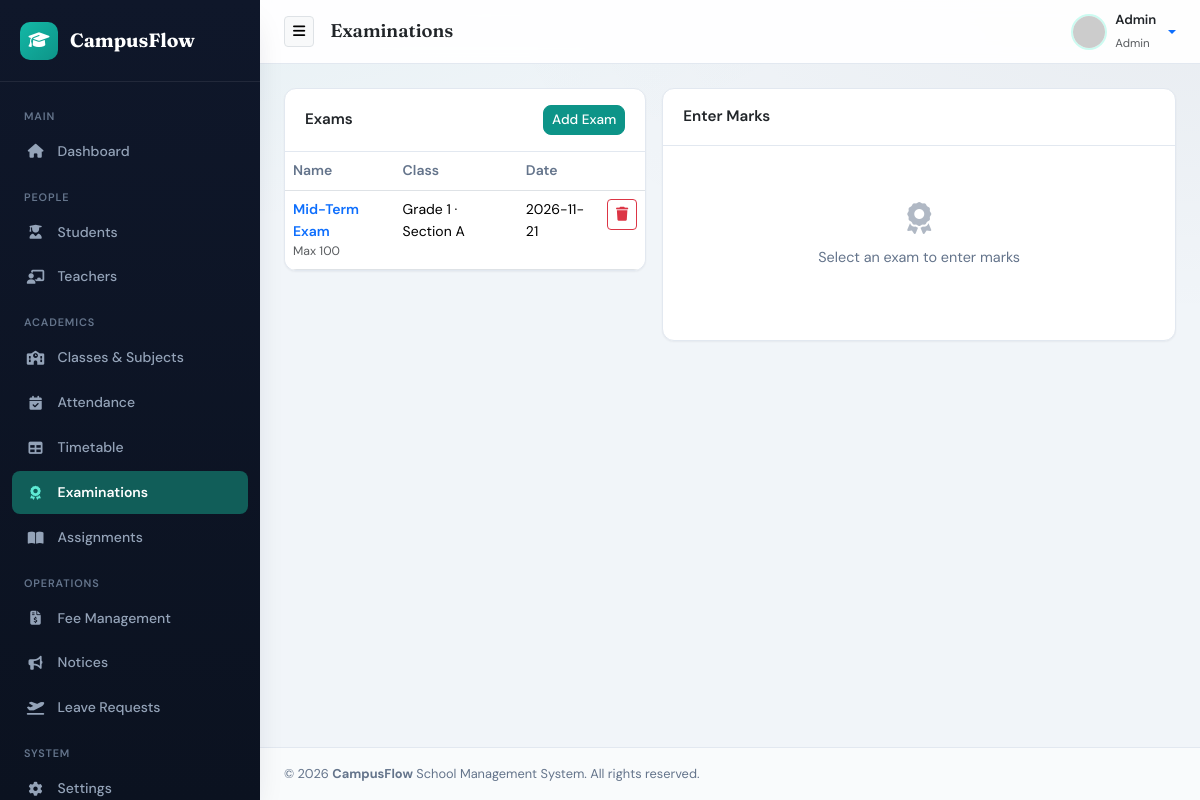
/admin/exams.php (signed in), run on the app's committed database.
### tables this page shows
CREATE TABLE `exams` (
  `id` int(11) NOT NULL,
  `exam_name` varchar(100) NOT NULL,
  `class_id` int(11) NOT NULL,
  `exam_date` date NOT NULL,
  `total_marks` decimal(8,2) NOT NULL DEFAULT 100.00,
  `created_at` timestamp NOT NULL DEFAULT current_timestamp()
);

CREATE TABLE `classes` (
  `id` int(11) NOT NULL,
  `class_name` varchar(50) NOT NULL,
  `section` varchar(20) NOT NULL,
  `created_at` timestamp NOT NULL DEFAULT current_timestamp()
);

### includes/functions.php (called while the page is built, shortened)
<?php
if (!function_exists('e')) {
    function e(?string $value): string {
        return htmlspecialchars((string)$value, ENT_QUOTES, 'UTF-8');
    }
}

### admin/exams.php (the view, shortened to what this page needs)
<?php
require_once '../config/database.php';
$view_exam_id = (int)($_GET['exam_id'] ?? 0);
$exams = $conn->query("SELECT e.*, c.class_name, c.section FROM exams e INNER JOIN classes c ON c.id=e.class_id ORDER BY e.exam_date DESC");
$exam_detail = null;
include '../includes/header.php';
include '../includes/sidebar.php';
?>
<div class="row g-3">
    <div class="col-lg-5">
        <div class="card">
            <div class="card-header d-flex justify-content-between align-items-center">
                <span>Exams</span>
                <button class="btn btn-primary btn-sm" data-bs-toggle="modal" data-bs-target="#addExamModal">Add Exam</button>
            </div>
            <div class="card-body p-0">
                <div class="table-responsive">
                    <table class="table table-hover mb-0">
                        <thead><tr><th>Name</th><th>Class</th><th>Date</th><th></th></tr></thead>
                        <tbody>
                        <?php while ($ex = $exams->fetch_assoc()): ?>
                            <tr class="<?php echo (int)$ex['id']===$view_exam_id?'table-active':''; ?>">
                                <td>
                                    <a href="?exam_id=<?php echo (int)$ex['id']; ?>" class="fw-semibold text-decoration-none"><?php echo e($ex['exam_name']); ?></a>
                                    <div class="small text-muted">Max <?php echo (float)$ex['total_marks']; ?></div>
                                </td>
                                <td><?php echo e($ex['class_name'].' · '.$ex['section']); ?></td>
                                <td><?php echo e($ex['exam_date']); ?></td>
                                <td>
                                    <form method="post" onsubmit="return confirm('Delete exam and all marks?');">
                                        <button class="btn btn-sm btn-outline-danger"><i class="fa-solid fa-trash"></i></button>
                                    </form>
                                </td>
                            </tr>
                        <?php endwhile; ?>
                        </tbody>
                    </table>
                </div>
            </div>
        </div>
    </div>
    <div class="col-lg-7">
        <div class="card">
            <div class="card-header">Enter Marks</div>
            <div class="card-body">
                <?php if (!$exam_detail): ?>
                    <div class="empty-state"><i class="fa-solid fa-award"></i><p>Select an exam to enter marks</p></div>
                <?php endif; ?>
            </div>
        </div>
    </div>
</div>
<?php include '../includes/footer.php'; ?>

### assets/css/style.css (style rules this page uses)
:root { --primary-color: #0D9488; --primary-hover: #0F766E; --forest-green: #115E59; --mint-tint: #CCFBF1; --mint-text: #115E59; --sidebar-bg: #0F172A; --sidebar-color: #94A3B8; --sidebar-hover-bg: #1E293B; --sidebar-hover-color: #FFFFFF; --sidebar-active-bg: #115E59; --body-bg: #F1F5F9; --card-bg: #FFFFFF; --text-main: #0F172A; --text-muted: #64748B; --border-color: #E2E8F0; --success-color: #10B981; --warning-color: #F59E0B; --danger-color: #EF4444; --info-color: #0EA5E9; --radius-sm: 8px; --radius-md: 12px; --radius-lg: 16px; --shadow-sm: 0 1px 2px rgba(15, 23, 42, 0.05); --shadow-md: 0 8px 20px -8px rgba(15, 23, 42, 0.12); --shadow-lg: 0 16px 32px -12px rgba(15, 23, 42, 0.18); --transition: all 0.2s ease; --font-body: 'DM Sans', system-ui, sans-serif; --font-display: 'Fraunces', Georgia, serif; }
* { box-sizing: border-box; }
body { background: var(--body-bg); background-image: radial-gradient(ellipse 80% 50% at 0% -20%, rgba(13, 148, 136, 0.08), transparent), radial-gradient(ellipse 60% 40% at 100% 0%, rgba(15, 23, 42, 0.04), transparent); color: var(--text-main); font-family: var(--font-body); font-size: 0.9rem; line-height: 1.55; overflow-x: hidden; min-height: 100vh; }
.card { border: 1px solid var(--border-color); border-radius: var(--radius-md); box-shadow: var(--shadow-sm); background: var(--card-bg); margin-bottom: 1.25rem; transition: var(--transition); }
.card-header { background: transparent; border-bottom: 1px solid var(--border-color); padding: 1rem 1.25rem; font-weight: 600; font-size: 0.95rem; }
.btn-primary { background-color: var(--primary-color) !important; border-color: var(--primary-color) !important; color: #fff !important; font-weight: 500; font-size: 0.85rem; border-radius: var(--radius-sm); }
.table { font-size: 0.875rem; }
.table thead th { font-weight: 600; color: var(--text-muted); border-bottom-width: 1px; white-space: nowrap; }
.table-responsive { border-radius: var(--radius-md); }
.empty-state { text-align: center; padding: 2.5rem 1rem; color: var(--text-muted); }
.empty-state i { font-size: 2rem; margin-bottom: 0.75rem; opacity: 0.5; }

### data on the page
exams: exam_name "Mid-Term Exam", total_marks "100", class.section "Grade 1 · Section A", exam_date "2026-11-21"

### other printed values
$page_title "Examinations"
$username "Admin"
$role "Admin"
